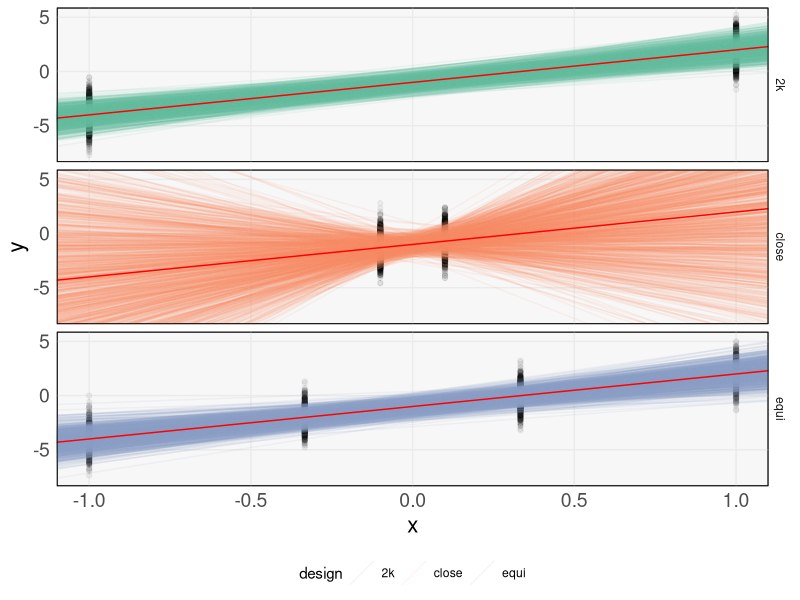
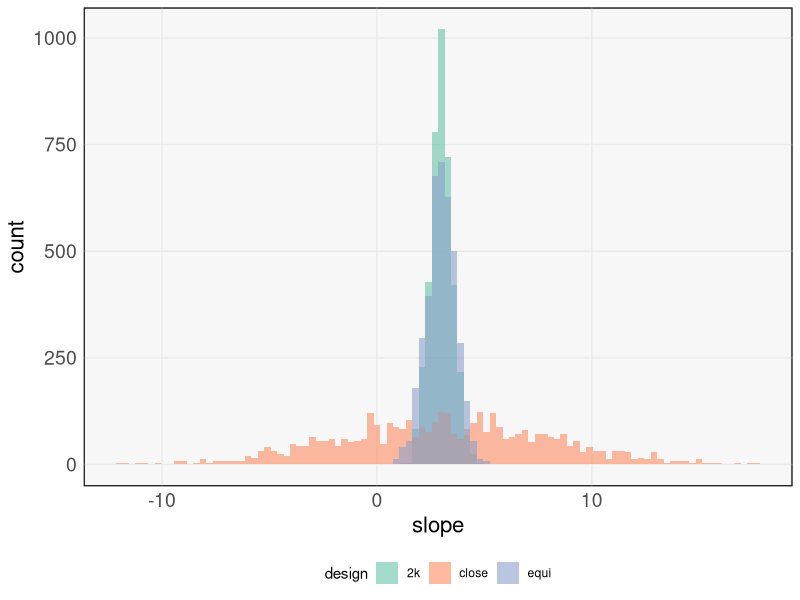

The R source for these figures, in order:
## ---- chunk 1
library(knitr)
opts_chunk$set(cache = FALSE, message = FALSE, warning = FALSE, echo = FALSE, fig.align = "center", fig.show = "hold")
## ---- chunk 2
library(ggplot2)
theme424 <- theme_minimal() + 
  theme(
    panel.grid.minor = element_blank(),
    panel.background = element_rect(fill = "#f7f7f7"),
    panel.border = element_rect(fill = NA, color = "#0c0c0c", size = 0.6),
    axis.text = element_text(size = 14),
    axis.title = element_text(size = 16),
    legend.position = "bottom"
  )
theme_set(theme424)
## ---- chunk 3
f <- function(x, beta=c(-1, 3)) {
  cbind(1, x) %*% matrix(beta, ncol = 1)
}

samples <- function(f, x, sigma2=1) {
 f(x) + rnorm(length(x), 0, sigma2)
}

simulate <- function(x, f, n_runs=1000) {
  sim_data <- vector(length = n_runs, mode = "list")
  for (i in seq_len(n_runs)) {
    y <- samples(f, x)
    fit <- lm(y ~ x)
    sim_data[[i]] <- data.frame(
      rep = i,
      x = x,
      y = y,
      intercept = coef(fit)[1],
      slope = coef(fit)[2]
    )
  }
  
  bind_rows(sim_data)
}
## ---- chunk 4
include_graphics("https://uwmadison.box.com/shared/static/zm5ork632pktbbryzvs4ex6fbvd78z72.png")
include_graphics("https://uwmadison.box.com/shared/static/48czl1on1krut0gquz5arqdb5a81ft40.png")
include_graphics("https://uwmadison.box.com/shared/static/0s7m67r9k447irxr8jdzmta8h0ea2seg.png")
## ---- chunk 5
library(dplyr)

N <- 10
x <- c(rep(-0.1, 2), rep(0.1, 2))
sim_data <- list()
sim_data[["close"]] <- simulate(x, f)
x <- seq(-1, 1, length.out = 4)
sim_data[["equi"]] <- simulate(x, f)
x <- c(rep(-1, 2), rep(1, 2))
sim_data[["2k"]] <- simulate(x, f)
sim_df <- bind_rows(sim_data, .id = "design")
## ---- chunk 6
library(gganimate)
p <- ggplot(sim_df %>% filter(rep < 100)) +
  geom_point(aes(x, y)) +
  geom_abline(slope = 3, intercept = -1, col = "red") +
  geom_abline(aes(slope = slope, intercept = intercept, color = design)) +
  scale_color_brewer(palette = "Set2") +
  facet_grid(design ~ .) +
  transition_time(rep)
animate(p, fps=10)
## ---- chunk 7
ggplot(sim_df) +
  geom_point(aes(x, y), alpha = 0.05) +
  geom_abline(aes(slope = slope, intercept = intercept, color = design), alpha = 0.1) +
  geom_abline(slope = 3, intercept = -1, col = "red") +
  scale_color_brewer(palette = "Set2") +
  facet_grid(design ~ .)
ggplot(sim_df) +
  geom_histogram(
    aes(slope, fill = design), 
    position = "identity", bins = 100, alpha = 0.6
  ) +
  scale_fill_brewer(palette = "Set2")
## ---- chunk 8
include_graphics("https://uwmadison.box.com/shared/static/6xoe5onf01gdpaef6g0qtcstbhb9w72n.png")
## ---- chunk 9
include_graphics("https://uwmadison.box.com/shared/static/9qhkn4dnuqoou7dm02zgkexze5mlaz6z.png")
include_graphics("https://uwmadison.box.com/shared/static/ywt9gxdakwz558bl6j57y1v25uncjjil.png")
include_graphics("https://uwmadison.box.com/shared/static/mpi36bkvrhpuf3ls66jxkqy4mvqoqzfm.png")
